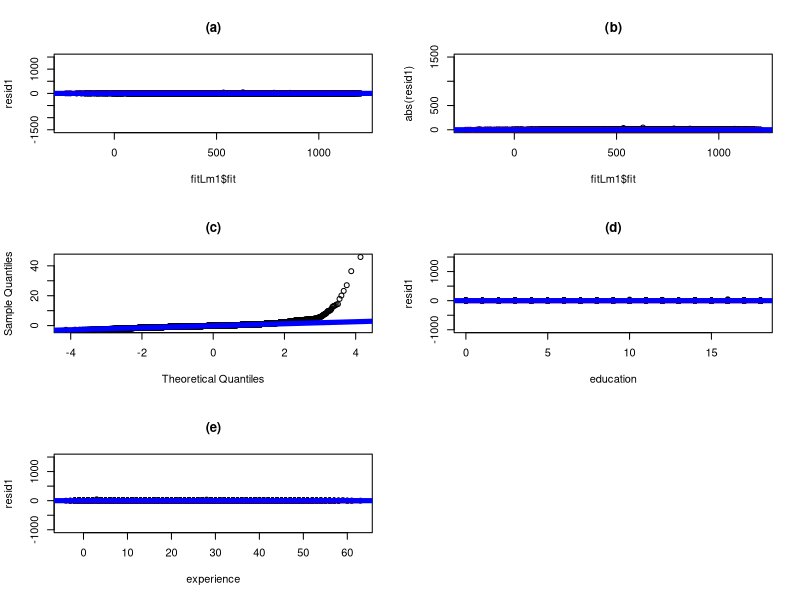
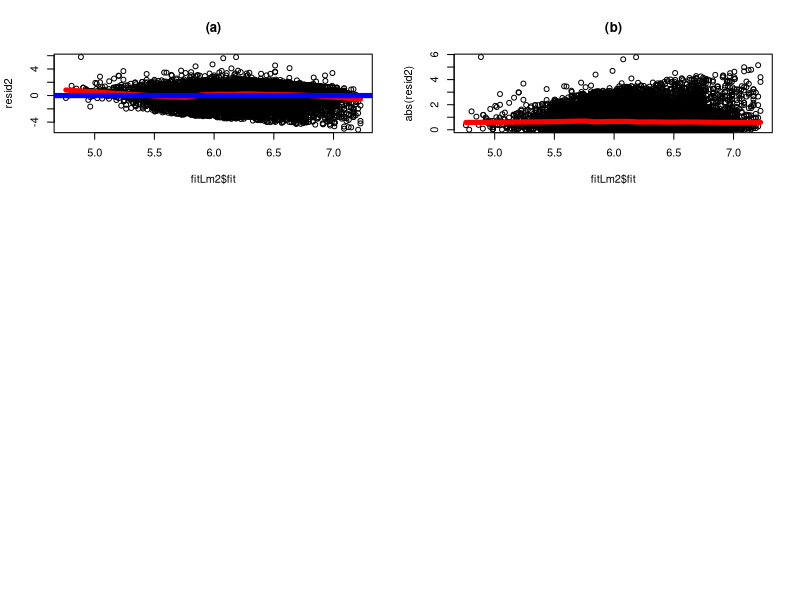

Reproduce these figures in R, in order. (Note: this script raises an error after producing the figures.)
library(AER)
data(CPS1988)
attach(CPS1988)
#############  Model 1  ##########
fitLm1 = lm(wage~education+experience+ethnicity)
summary(fitLm1)

postscript("CPS1988Model1Residuals1.ps",width=5,height=7)
par(mfrow=c(3,2))
resid1 = rstudent(fitLm1)
plot(fitLm1$fit,resid1,
  ylim=c(-1500,1500),main="(a)")
lines(lowess(fitLm1$fit,resid1,f=.2),lwd=5,col="red")
abline(h=0,col="blue",lwd=5)

plot(fitLm1$fit,abs(resid1),
  ylim=c(0,1500),main="(b)")
lines(lowess(fitLm1$fit,abs(resid1),f=.2),lwd=5,col="red")
abline(h=mean(abs(resid1)),col="blue",lwd=5)

qqnorm(resid1,datax=F,main="(c)")
qqline(resid1,datax=F,lwd=5,col="blue")

plot(education,resid1,ylim=c(-1000,1500),main="(d)")
lines(lowess(education,resid1),lwd=5,col="red")
abline(h=0,col="blue",lwd=5)

plot(experience,resid1,ylim=c(-1000,1500),main="(e)")
lines(lowess(experience,resid1),lwd=5,col="red")
abline(h=0,col="blue",lwd=5)
graphics.off()

############### Model 2  ###############

fitLm2  = lm(log(wage)~education+experience+ethnicity)
summary(fitLm2)
resid2=rstudent(fitLm2)
postscript("CPS1988Model1Residuals2.ps",width=5,height=7)
par(mfrow=c(3,2))

plot(fitLm2$fit,resid2,
  main="(a)")
lines(lowess(fitLm2$fit,resid2,f=.2),lwd=5,col="red")
abline(h=0,col="blue",lwd=5)

plot(fitLm2$fit,abs(resid2),
  main="(b)")
lines(lowess(fitLm2$fit,abs(resid2),f=.2),lwd=5,col="red")
abline(h=mean(abs(resid)),col="blue",lwd=5)

qqnorm(resid2,datax=F,main="(c)")
qqline(resid2,datax=F,lwd=5,col="blue")

plot(education,resid2,main="(d)")
lines(lowess(education,resid2),lwd=5,col="red")
abline(h=0,col="blue",lwd=5)

plot(experience,resid2,main="(e)")
lines(lowess(experience,resid2),lwd=5,col="red")
abline(h=0,col="blue",lwd=5)
graphics.off()


##################  Model 3  ###############

fitLm3  = lm(log(wage)~education+poly(experience,2)+ethnicity)
summary(fitLm3)
resid3 = rstudent(fitLm3)

postscript("CPS1988Model1Residuals3.ps",width=5,height=7)
par(mfrow=c(3,2))

plot(fitLm3$fit,resid3,
  main="(a)")
lines(lowess(fitLm3$fit,fitLm3$resid,f=.2),lwd=5,col="red")
abline(h=0,col="blue",lwd=5)

plot(fitLm3$fit,abs(fitLm3$resid),
  main="(b)")
lines(lowess(fitLm3$fit,abs(resid3),f=.2),lwd=5,col="red")
abline(h=mean(abs(fitLm3$resid)),col="blue",lwd=5)

qqnorm(resid3,datax=F,main="(c)")
qqline(resid3,datax=F,lwd=5,col="blue")

plot(education,resid3,main="(d)")
lines(lowess(education,resid3),lwd=5,col="red")
abline(h=0,col="blue",lwd=5)

plot(experience,fitLm3$resid,main="(e)")
lines(lowess(experience,resid3),lwd=5,col="red")
abline(h=0,col="blue",lwd=5)
graphics.off()



##################  Model 4  ###############

fitLm4  = lm(log(wage)~poly(education,2)+poly(experience,2)+ethnicity)
summary(fitLm4)
resid4 = rstudent(fitLm4)

postscript("CPS1988Model1Residuals4.ps",width=5,height=7)
par(mfrow=c(3,2))

plot(fitLm4$fit,resid4,
  main="(a)")
lines(lowess(fitLm4$fit,resid4,f=.2),lwd=5,col="red")
abline(h=0,col="blue",lwd=5)

plot(fitLm4$fit,abs(resid4),
  main="(b)")
lines(lowess(fitLm4$fit,abs(resid4),f=.2),lwd=5,col="red")
abline(h=mean(abs(resid4)),col="blue",lwd=5)

qqnorm(resid4,datax=F,main="(c)")
qqline(resid4,datax=F,lwd=5,col="blue")

plot(education,resid4,main="(d)")
lines(lowess(education,resid4),lwd=5,col="red")
abline(h=0,col="blue",lwd=5)

plot(experience,resid4,main="(e)")
lines(lowess(experience,resid4),lwd=5,col="red")
abline(h=0,col="blue",lwd=5)
graphics.off()


eduQuad = poly(education,2) %*% fitLm4$coef[2:3]
experQuad = poly(experience,2) %*% fitLm4$coef[4:5]
postscript("CPSEffectsPlots.ps",width=6,height=3.5)
par(mfrow=c(1,2))
plot(education,eduQuad)
plot(experience,experQuad)
graphics.off()




postscript("CPS1988Model1Diagnostics4.ps",width=6,height=2.5)
par(mfrow=c(1,3))
plot(hatvalues(fitLm4))
plot(sqrt(cooks.distance(fitLm4)))
halfnorm(sqrt(cooks.distance(fitLm4)))
graphics.off()

n = length(experience)
2*6/n

sqrt(cooks.distance(fitLm4))[15380:15390]
CPS1988[15387,]
boxplot(wage,ylim=c(0,1000))
max(wage)*52
7716.05 *52
